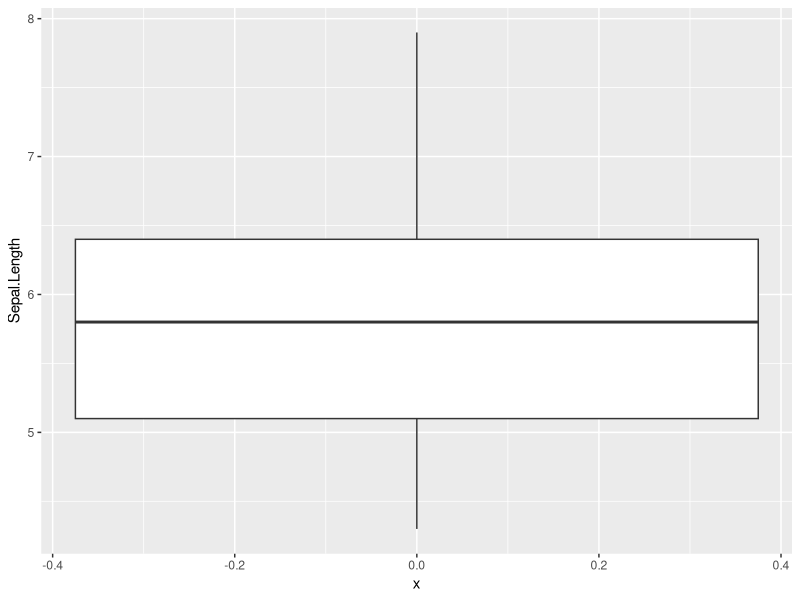
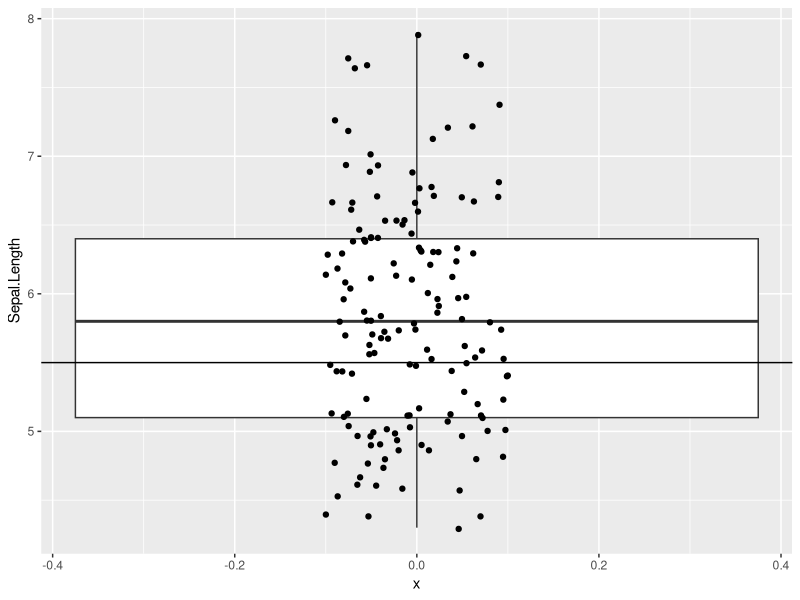
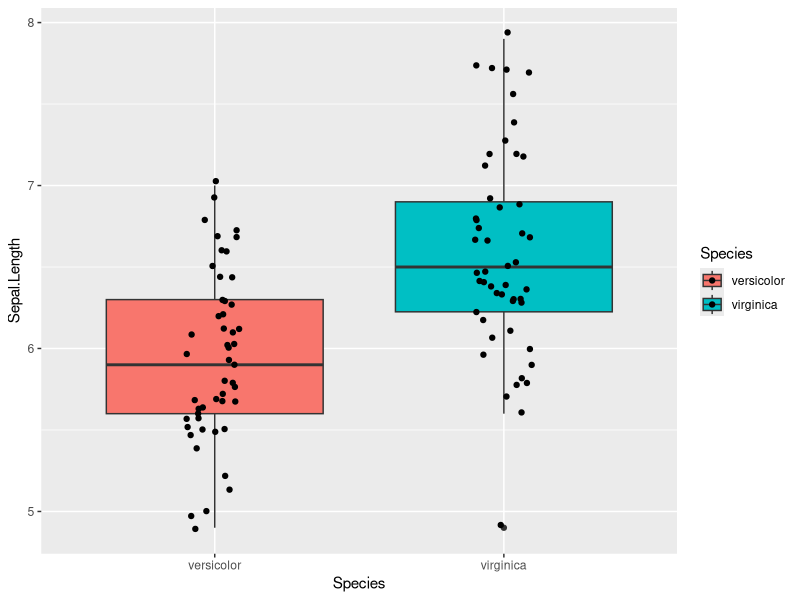
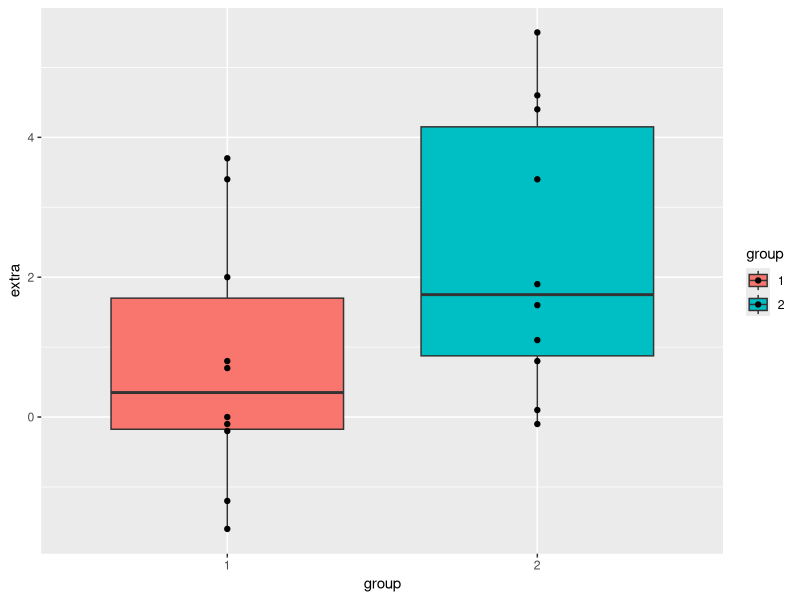
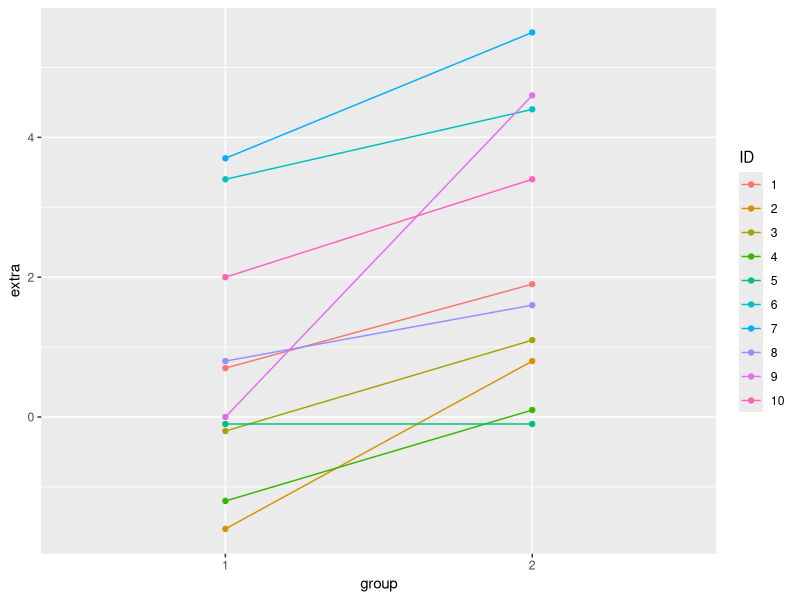
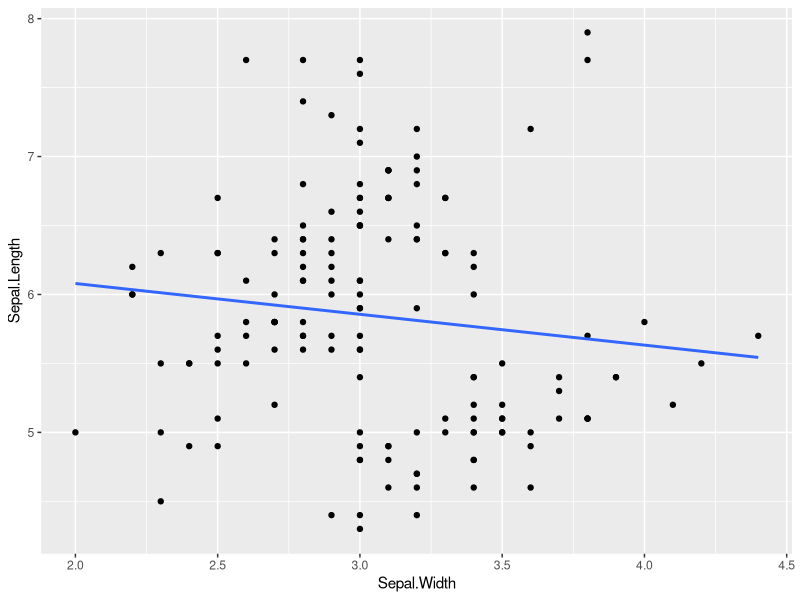

R code for these plots, in order:
## ---- chunk 1
# install.packages("tidyverse")
# install.packages("viridis")
# install.packages("broom")
## ---- chunk 2
# load libraries
library(tidyverse)
library(viridis)
library(broom)
## ---- chunk 3
ggplot(iris, aes(x =0 , y=Sepal.Length)) +
  geom_boxplot()
## ---- chunk 4
iris$Sepal.Length

### significant result
t.test(iris$Sepal.Length, mu = 10)

### non-significant result
t.test(iris$Sepal.Length, mu = 5.8)
## ---- chunk 5
ggplot(iris, aes(x=0 , y=Sepal.Length)) +
  geom_boxplot() +
  geom_jitter(width = 0.1) +
  geom_hline(yintercept = 5.5 ) #, color='red', linewidth = 2, linetype = 'dashed')
## ---- chunk 6
t.test(iris$Sepal.Length, mu = 5)

# tidy()
# Gets the result of the test
t.test(iris$Sepal.Length, mu = 5) %>% tidy()

# glance()
# Gets the model parameters; frequently some of the columns will be the same as
# the ones you get with tidy(). With t.test() tidy() and glance() actually 
# return exactly the same results.
t.test(iris$Sepal.Length, mu = 5) %>% glance()
## ---- chunk 7
# How to pipe into t.test
iris %>% 
# filter out one species, because we can only test two groups
  filter(Species != 'setosa') %>%
# Syntax is numeric variable ~ grouping variable
# Need to use . when piping; this tells t.test() that the table is being piped in
  t.test(Sepal.Length ~ Species, data = .)

### with tidy()
iris %>% 
  filter(Species != 'setosa') %>%
  t.test(Sepal.Length ~ Species, data = .) %>%
  tidy()
## ---- chunk 8
iris %>% 
  filter(Species != 'setosa') %>% 
ggplot(aes(x = Species , y=Sepal.Length, fill = Species)) +
  geom_boxplot() +
  geom_jitter(width = 0.1)
## ---- chunk 9
vector_1 <- iris %>% 
  filter(Species=="versicolor") %>% 
  select(Sepal.Length)

vector_2 <- iris %>% 
  filter(Species=="virginica") %>% 
  select(Sepal.Length)

vector_1
vector_2
## ---- chunk 10
t.test(vector_1, vector_2)
## ---- chunk 11
# iris$Sepal.Length

# iris$Species == "versicolor"

# iris[iris$Species=="versicolor",]

iris[iris$Species=="versicolor",]$Sepal.Length

iris[iris$Species=="virginica",]$Sepal.Length
## ---- chunk 12
vector_1 <-  iris[iris$Species=="versicolor",]$Sepal.Length

vector_2 <-  iris[iris$Species=="virginica",]$Sepal.Length

vector_1

vector_2


t.test(vector_1, vector_2)
## ---- chunk 13
sleep %>% 
  ggplot(aes(x = group, y = extra, fill=group)) +
  geom_boxplot() +
  geom_point() #+
  #geom_line(aes(group = ID))

sleep %>% 
  ggplot(aes(x = group, y = extra, colour = ID)) +
  geom_point() +
  geom_line(aes(group = ID))
## ---- chunk 14
## Paired t-test
## The sleep data is actually paired, so could have been in wide format:
sleep_wide <- pivot_wider(sleep, names_from = group, values_from = "extra") #%>% 

sleep_wide <- sleep_wide %>% 
  rename(time_1 = "1",
         time_2 = "2")
## ---- chunk 15
# on long data()
t.test(data = sleep, extra ~ group)

# wide data
t.test(sleep_wide$time_1, sleep_wide$time_2)
## ---- chunk 16
# wide data
t.test(sleep_wide$time_1, sleep_wide$time_2, paired = TRUE)
## ---- chunk 17
# wide data
t.test(Pair(time_1,time_2) ~ 1, data=sleep_wide)
## ---- chunk 18
mtcars
## ---- chunk 19
chisq.test(mtcars$carb, mtcars$cyl)
## ---- chunk 20
chisq.test(mtcars$carb, mtcars$cyl) %>% tidy() 

chisq.test(mtcars$carb, mtcars$cyl) %>% glance()

chisq.test(mtcars$carb, mtcars$cyl) %>% augment()
## ---- chunk 21
chickwts
chickwts %>% distinct(feed)
## ---- chunk 22
aov(weight ~ feed, data = chickwts)

aov(weight ~ feed, data = chickwts) %>% summary()
## ---- chunk 23
aov(weight ~ feed, data = chickwts) %>% tidy()

aov(weight ~ feed, data = chickwts) %>% glance()

aov(weight ~ feed, data = chickwts) %>% augment()
## ---- chunk 24
aov(weight ~ feed, data = chickwts) %>% summary()
print('---')
aov(weight ~ feed, data = chickwts) %>% TukeyHSD()
## ---- chunk 25
aov(weight ~ feed, data = chickwts) %>% TukeyHSD() %>% tidy()

# aov(weight ~ feed, data = chickwts) %>% TukeyHSD() %>% glance()

# aov(weight ~ feed, data = chickwts) %>% TukeyHSD() %>% augment()
## ---- chunk 26
ggplot(iris, aes(x = Sepal.Width, y = Sepal.Length)) +
  geom_point() +
  geom_smooth(method = 'lm', se = F)
## ---- chunk 27
### y ~ x
lm(Sepal.Length ~ Sepal.Width, data = iris) %>% summary()

lm(Sepal.Width ~ Sepal.Length, data = iris) %>% summary()
## ---- chunk 28
lm(Sepal.Length ~ Sepal.Width, data = iris) %>% tidy()

lm(Sepal.Length ~ Sepal.Width, data = iris) %>% glance()

lm(Sepal.Length ~ Sepal.Width, data = iris) %>% augment(iris)
